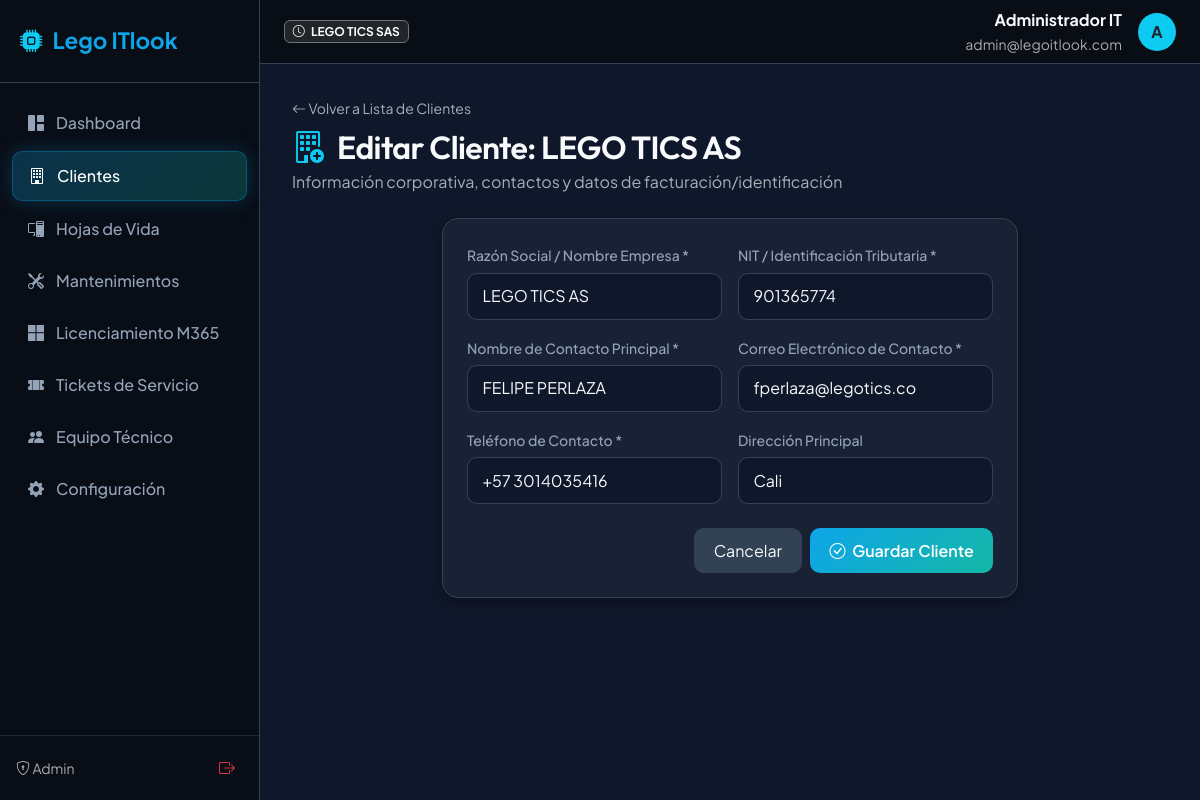
/clients/1/edit (signed in), run on the app's committed database.
### app/models/user.py (models this page shows, shortened)
class User(UserMixin, db.Model):
    __tablename__ = 'users'
    id = db.Column(db.Integer, primary_key=True)
    name = db.Column(db.String(120), nullable=False)
    email = db.Column(db.String(120), unique=True, nullable=False)
    password_hash = db.Column(db.String(256), nullable=False)
    role = db.Column(db.String(20), default='tech', nullable=False) # 'admin', 'tech'
    is_active = db.Column(db.Boolean, default=True, nullable=False)
    created_at = db.Column(db.DateTime, default=datetime.utcnow)
    tickets_assigned = db.relationship('Ticket', backref='assigned_to_user', lazy=True, foreign_keys='Ticket.assigned_to_id')
    maintenance_logs = db.relationship('MaintenanceLog', backref='technician', lazy=True)
    interventions = db.relationship('TicketIntervention', backref='technician', lazy=True)
    maintenance_events = db.relationship('MaintenanceEvent', backref='technician', lazy=True)
    @property
    def is_admin(self):
        return self.role == 'admin'

### app/models/client.py (models this page shows, shortened)
class Client(db.Model):
    __tablename__ = 'clients'
    id = db.Column(db.Integer, primary_key=True)
    company_name = db.Column(db.String(150), nullable=False) # Razón social
    tax_id = db.Column(db.String(50), unique=True, nullable=False) # NIT / Identificación tributaria
    contact_name = db.Column(db.String(120), nullable=False)
    contact_email = db.Column(db.String(120), nullable=False)
    contact_phone = db.Column(db.String(50), nullable=False)
    address = db.Column(db.String(255), nullable=True)
    is_active = db.Column(db.Boolean, default=True, nullable=False)
    created_at = db.Column(db.DateTime, default=datetime.utcnow)
    locations = db.relationship('Location', backref='client', lazy=True, cascade='all, delete-orphan')
    contacts = db.relationship('ClientContact', backref='client', lazy=True, cascade='all, delete-orphan')
    assets = db.relationship('Asset', backref='client', lazy=True, cascade='all, delete-orphan')
    licenses = db.relationship('MicrosoftLicense', backref='client', lazy=True, cascade='all, delete-orphan')
    tickets = db.relationship('Ticket', backref='client', lazy=True, cascade='all, delete-orphan')
    maintenance_events = db.relationship('MaintenanceEvent', backref='client', lazy=True, cascade='all, delete-orphan')

### app/routes/clients.py (the view, shortened to what this page needs)
@clients_bp.route('/<int:client_id>/edit', methods=['GET', 'POST'])
@login_required
def edit(client_id):
    client = Client.query.get_or_404(client_id)
    return render_template('clients/form.html', client=client)

### app/templates/clients/form.html (shortened to what this page needs)
{% extends "base.html" %}
{% block content %}
<div class="mb-4">
  <a href="{{ url_for('clients.index') }}" class="text-muted text-decoration-none small">
    <i class="bi bi-arrow-left"></i> Volver a Lista de Clientes
  </a>
  <h2 class="mt-2 mb-1">
    <i class="bi bi-building-add text-info me-2"></i>
    {% if client %}Editar Cliente: {{ client.company_name }}{% else %}Registrar Nuevo Cliente{% endif %}
  </h2>
  <p class="text-muted mb-0">Información corporativa, contactos y datos de facturación/identificación</p>
</div>
<div class="row justify-content-center">
  <div class="col-lg-8">
    <div class="glass-card p-4">
      <form method="POST" action="{% if client %}{{ url_for('clients.edit', client_id=client.id) }}{% else %}{{ url_for('clients.create') }}{% endif %}">
        <div class="row g-3">
          <div class="col-md-6">
            <label class="form-label">Razón Social / Nombre Empresa *</label>
            <input type="text" class="form-control" name="company_name" value="{{ client.company_name if client else '' }}" required placeholder="Ej: Tech Solutions S.A.S.">
          </div>
          <div class="col-md-6">
            <label class="form-label">NIT / Identificación Tributaria *</label>
            <input type="text" class="form-control" name="tax_id" value="{{ client.tax_id if client else '' }}" required placeholder="Ej: 900.123.456-7">
          </div>
          <div class="col-md-6">
            <label class="form-label">Nombre de Contacto Principal *</label>
            <input type="text" class="form-control" name="contact_name" value="{{ client.contact_name if client else '' }}" required placeholder="Ej: María Fernanda Gómez">
          </div>
          <div class="col-md-6">
            <label class="form-label">Correo Electrónico de Contacto *</label>
            <input type="email" class="form-control" name="contact_email" value="{{ client.contact_email if client else '' }}" required placeholder="contacto@empresa.com">
          </div>
          <div class="col-md-6">
            <label class="form-label">Teléfono de Contacto *</label>
            <input type="text" class="form-control" name="contact_phone" value="{{ client.contact_phone if client else '' }}" required placeholder="Ej: +57 300 1234567">
          </div>
          <div class="col-md-6">
            <label class="form-label">Dirección Principal</label>
            <input type="text" class="form-control" name="address" value="{{ client.address if client else '' }}" placeholder="Ej: Calle 100 #15-20, Bogotá">
          </div>
          <div class="col-12 mt-4 d-flex justify-content-end gap-2">
            <a href="{{ url_for('clients.index') }}" class="btn btn-secondary-custom">Cancelar</a>
            <button type="submit" class="btn btn-primary-custom">
              <i class="bi bi-check-circle me-1"></i> Guardar Cliente
            </button>
          </div>
        </div>
      </form>
    </div>
  </div>
</div>
{% endblock %}

### app/templates/base.html (shortened to what this page needs)
<!DOCTYPE html>
<html lang="es" data-bs-theme="dark">
<head>
  <link href="https://cdn.jsdelivr.net/npm/bootstrap@5.3.2/dist/css/bootstrap.min.css" rel="stylesheet">
  <link href="https://cdn.jsdelivr.net/npm/bootstrap-icons@1.11.3/font/bootstrap-icons.min.css" rel="stylesheet">
  <link rel="stylesheet" href="{{ url_for('static', filename='css/styles.css') }}">
</head>
<body>
{% if current_user.is_authenticated %}
<div class="app-wrapper">
  <aside class="sidebar">
    <div class="sidebar-brand">
      <i class="bi bi-cpu-fill text-info"></i>
      <span>Lego ITlook</span>
    </div>
    <nav class="sidebar-nav">
      <a href="{{ url_for('dashboard.index') }}" class="nav-link-custom {% if request.endpoint == 'dashboard.index' %}active{% endif %}">
        <i class="bi bi-grid-1x2-fill"></i> Dashboard
      </a>
      <a href="{{ url_for('clients.index') }}" class="nav-link-custom {% if 'clients' in request.endpoint %}active{% endif %}">
        <i class="bi bi-building"></i> Clientes
      </a>
      <a href="{{ url_for('assets.index') }}" class="nav-link-custom {% if 'assets' in request.endpoint %}active{% endif %}">
        <i class="bi bi-pc-display"></i> Hojas de Vida
      </a>
      <a href="{{ url_for('maintenance.index') }}" class="nav-link-custom {% if 'maintenance' in request.endpoint %}active{% endif %}">
        <i class="bi bi-tools"></i> Mantenimientos
      </a>
      <a href="{{ url_for('licenses.index') }}" class="nav-link-custom {% if 'licenses' in request.endpoint %}active{% endif %}">
        <i class="bi bi-microsoft"></i> Licenciamiento M365
      </a>
      <a href="{{ url_for('tickets.index') }}" class="nav-link-custom {% if 'tickets' in request.endpoint %}active{% endif %}">
        <i class="bi bi-ticket-perforated-fill"></i> Tickets de Servicio
      </a>
      {% if current_user.is_admin %}
      <a href="{{ url_for('auth.technicians') }}" class="nav-link-custom {% if request.endpoint == 'auth.technicians' %}active{% endif %}">
        <i class="bi bi-people-fill"></i> Equipo Técnico
      </a>
      <a href="{{ url_for('settings.index') }}" class="nav-link-custom {% if 'settings' in request.endpoint %}active{% endif %}">
        <i class="bi bi-gear-fill"></i> Configuración
      </a>
      {% endif %}
    </nav>
    <div class="p-3 border-top border-secondary border-opacity-25">
      <div class="d-flex align-items-center justify-content-between text-muted fs-7">
        <small><i class="bi bi-shield-lock"></i> {{ current_user.role|capitalize }}</small>
        <a href="{{ url_for('auth.logout') }}" class="btn btn-sm btn-outline-danger border-0" title="Cerrar Sesión">
          <i class="bi bi-box-arrow-right fs-6"></i>
        </a>
      </div>
    </div>
  </aside>
  <div class="main-content">
    <header class="topbar">
      <div class="d-flex align-items-center gap-2">
        <span class="badge bg-dark border border-secondary text-light">
          <i class="bi bi-clock me-1"></i> LEGO TICS SAS
        </span>
      </div>
      <div class="d-flex align-items-center gap-3">
        <div class="text-end">
          <div class="fw-bold fs-7">{{ current_user.name }}</div>
          <small class="text-muted fs-8">{{ current_user.email }}</small>
        </div>
        <div class="avatar bg-info text-dark fw-bold rounded-circle d-flex align-items-center justify-content-center" style="width:38px; height:38px;">
          {{ current_user.name[0]|upper }}
        </div>
      </div>
    </header>
    <main class="content-body">
      {% block content %}{% endblock %}
    </main>
  </div>
</div>
{% else %}
  {% block auth_content %}{% endblock %}
{% endif %}
</body>
</html>

### app/static/css/styles.css (style rules this page uses)
:root { --bg-dark: #0f172a; --bg-card: #1e293b; --bg-card-hover: #334155; --bg-sidebar: #090d16; --primary: #0ea5e9; --primary-hover: #0284c7; --accent: #14b8a6; --accent-light: #2dd4bf; --text-main: #f8fafc; --text-muted: #94a3b8; --border-color: #334155; --shadow-sm: 0 2px 4px rgba(0,0,0,0.2); --shadow-md: 0 4px 12px rgba(0,0,0,0.3); --shadow-glow: 0 0 20px rgba(14, 165, 233, 0.25); --radius-lg: 16px; --radius-md: 10px; --radius-sm: 6px; }
body { font-family: 'Plus Jakarta Sans', sans-serif; background-color: var(--bg-dark); color: var(--text-main); min-height: 100vh; margin: 0; }
h1, h2, h3, h4, h5, h6, .navbar-brand { font-family: 'Outfit', sans-serif; font-weight: 600; letter-spacing: -0.02em; }
.app-wrapper { display: flex; min-height: 100vh; }
.sidebar { width: 260px; background: var(--bg-sidebar); border-right: 1px solid var(--border-color); display: flex; flex-direction: column; transition: all 0.3s ease; z-index: 1000; }
.sidebar-brand { padding: 1.5rem 1.25rem; font-size: 1.4rem; font-weight: 700; color: #fff; display: flex; align-items: center; gap: 10px; border-bottom: 1px solid var(--border-color); }
.sidebar-brand span { color: var(--primary); }
.sidebar-nav { padding: 1rem 0.75rem; flex: 1; display: flex; flex-direction: column; gap: 4px; }
.nav-link-custom { display: flex; align-items: center; gap: 12px; padding: 0.75rem 1rem; color: var(--text-muted); text-decoration: none; border-radius: var(--radius-md); font-weight: 500; transition: all 0.2s ease; }
.nav-link-custom.active { color: #fff; background: linear-gradient(135deg, rgba(14, 165, 233, 0.25) 0%, rgba(20, 184, 166, 0.25) 100%); border: 1px solid rgba(14, 165, 233, 0.3); box-shadow: var(--shadow-glow); }
.main-content { flex: 1; display: flex; flex-direction: column; overflow-x: hidden; }
.topbar { height: 64px; background: var(--bg-sidebar); border-bottom: 1px solid var(--border-color); display: flex; align-items: center; justify-content: space-between; padding: 0 1.5rem; }
.content-body { padding: 2rem; flex: 1; }
.glass-card { background: rgba(30, 41, 59, 0.7); backdrop-filter: blur(12px); -webkit-backdrop-filter: blur(12px); border: 1px solid var(--border-color); border-radius: var(--radius-lg); box-shadow: var(--shadow-md); transition: transform 0.2s ease, box-shadow 0.2s ease; }
.btn-primary-custom { background: linear-gradient(135deg, var(--primary) 0%, var(--accent) 100%); border: none; color: #fff; font-weight: 600; padding: 0.6rem 1.2rem; border-radius: var(--radius-md); transition: all 0.2s ease; }
.btn-secondary-custom { background: var(--bg-card-hover); border: 1px solid var(--border-color); color: var(--text-main); padding: 0.6rem 1.2rem; border-radius: var(--radius-md); }
.form-control, .form-select { background-color: #0f172a; border: 1px solid var(--border-color); color: var(--text-main); border-radius: var(--radius-md); padding: 0.65rem 0.9rem; }
.form-label { font-weight: 500; font-size: 0.875rem; color: var(--text-muted); margin-bottom: 0.4rem; }

### data on the page
User: role "Admin", name "Administrador IT", email "admin@legoitlook.com", name "A"
Client: company_name "LEGO TICS AS", tax_id "901365774", contact_name "FELIPE PERLAZA", contact_email "fperlaza@legotics.co", contact_phone "+57 3014035416", address "Cali"
